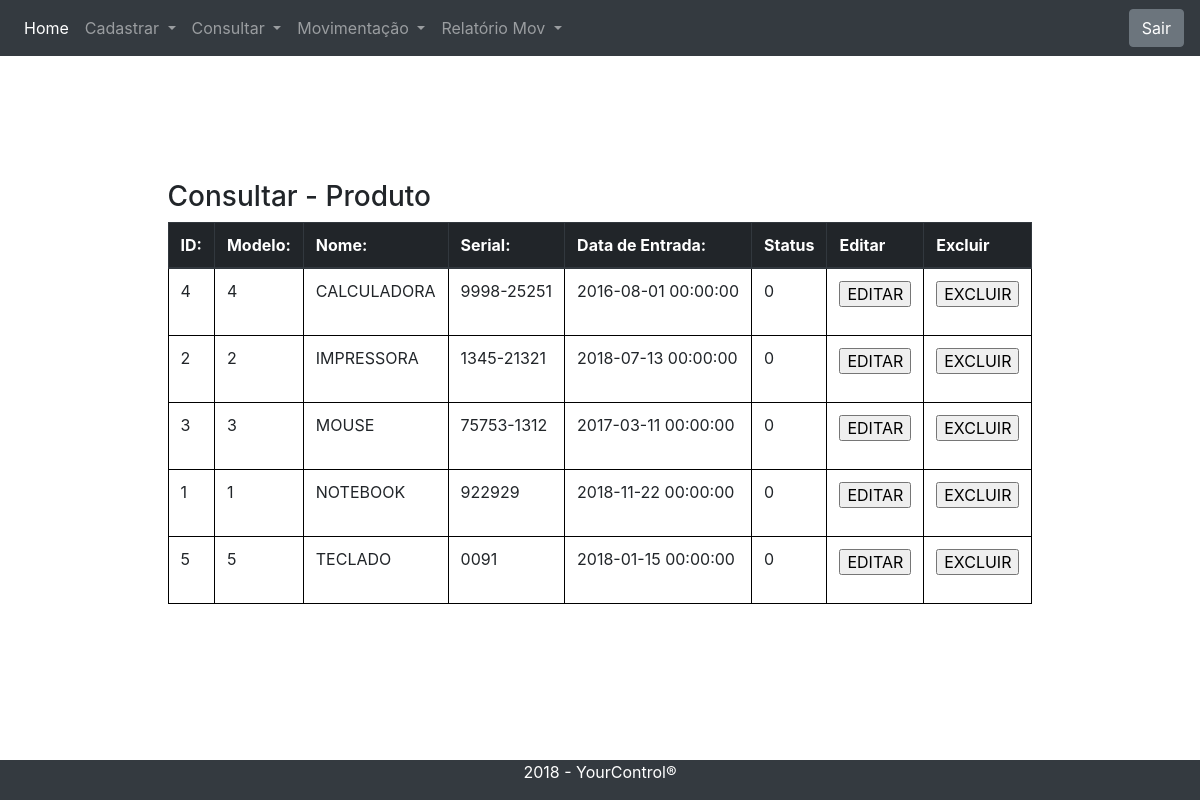
Page /produto-consulta.php on the earlier database version.
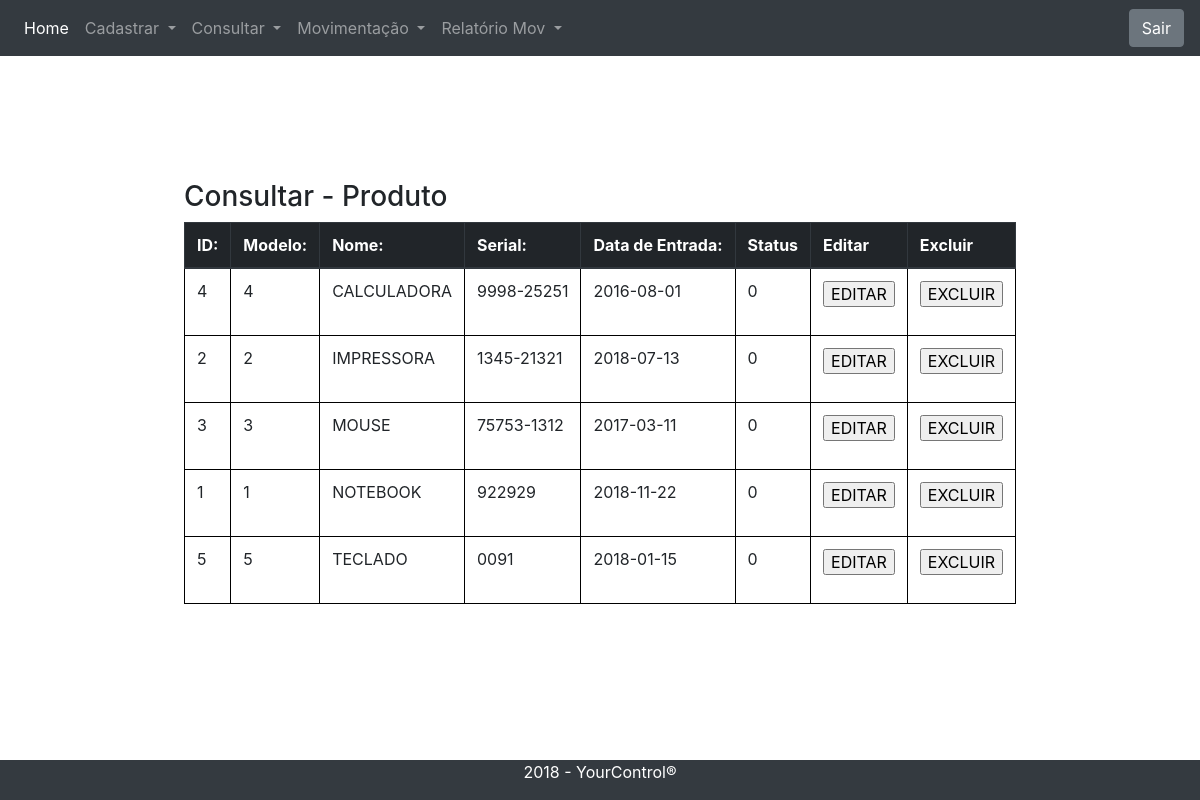
Same page on the later database version.
### tables this page shows
CREATE TABLE Produtos 
( 
    idModelo INT NOT NULL ,
    idProduto INT NOT NULL AUTO_INCREMENT , 
    nomeProduto VARCHAR(30) NOT NULL ,
    serialProduto VARCHAR(50) NOT NULL ,
    dataEntradaProduto DATE NOT NULL,
    statusProduto BOOLEAN NOT NULL ,
    PRIMARY KEY (idProduto) , 
    CONSTRAINT fk_ModeloProduto FOREIGN KEY (idModelo) REFERENCES Modelos (idModelo) 
);

### produto-c.php (called while the page is built, shortened)
<?php
    function abrirBancoProduto(){
        $conexao = new mysqli("localhost","root","","banco");
        return $conexao;
    }
    function selectTodosProdutos(){
        $banco = abrirBancoProduto();
        $sql = "SELECT * FROM Produtos ORDER BY nomeProduto";
        $resultado = $banco->query($sql);
        if($resultado->num_rows === 0){
            ?>
                <script type="text/javascript">
                alert("Nenhum produto foi cadastrado.");
                window.location.href = "index.php";
                </script>
            <?php
        }else{
            while ($row = mysqli_fetch_array($resultado)){
                $grupo [] = $row;
            }
            return $grupo;
        }
    }
            ?>

### produto-consulta.php (the view, shortened to what this page needs)
<?php
    include("produto-c.php");
    $grupo = selectTodosProdutos();
?>
<html lang="pt-BR">
<head>
    <?php
        include("tmpl/head.php");
    ?>
</head>
    <?php
        include("tmpl/header.php");
        include("tmpl/footer.php");
    ?>
    <div class="container h-100">
        <div class="row h-100 justify-content-center align-items-center">
            <div class="form">
                <h3>Consultar - Produto</h3>
                <table class="table">
                    <thead class="thead-dark">
                        <tr>
                            <th>ID: </th>
                            <th>Modelo: </th>
                            <th>Nome: </th>
                            <th>Serial: </th>
                            <th>Data de Entrada: </th>
                            <th>Status</th>
                            <th>Editar</th>
                            <th>Excluir</th>
                        </tr>
                    </thead>
                    <tbody>
                        <?php foreach ($grupo as $Produtos) { ?>
                            <tr>
                                <td><?=$Produtos["idProduto"]?></td>
                                <td><?=$Produtos["idModelo"]?></td>
                                <td><?=$Produtos["nomeProduto"]?></td>
                                <td><?=$Produtos["serialProduto"]?></td>
                                <td><?=$Produtos["dataEntradaProduto"]?></td>
                                <td><?=$Produtos["statusProduto"]?></td>
                                <td>
                                    <form nome="alterar" action="produto-a.php" method="POST">
                                        <input type="submit" name="Editar" value="Editar" />
                                    </form>
                                </td>
                                <td>
                                    <form name="excluir" action="produto-c.php" method="POST">
                                        <input type="submit" name="acao" value="Excluir" onclick="alert('Cadastro excluído com sucesso.');"/>
                                    </form>
                                </td>
                            </tr>
                        <?php } ?>
                    </tbody>
                </table>
            </div>
        </div>
    </div>
</body>
</html>

### tmpl/head.php (shortened to what this page needs)
<link rel="stylesheet" type="text/css" media="screen" href="css/bootstrap.min.css" />
<link rel="stylesheet" type="text/css" media="screen" href="css/main.css" />

### tmpl/header.php (shortened to what this page needs)
<!DOCTYPE html>
<html lang="pt-BR">
<head>
    <?php
        include("head.php");
    ?>
</head>
<body>
    <nav class="navbar navbar-expand-lg navbar-dark bg-dark fixed-top">
        <div class="collapse navbar-collapse" id="navbarSupportedContent">
            <ul class="navbar-nav mr-auto">
                <li class="nav-item active">
                    <a class="nav-link" href="index.php">Home<span class="sr-only">(current)</span></a>
                </li>
                <li class="nav-item dropdown">
                    <a class="nav-link dropdown-toggle" href="#" id="navbarDropdown" role="button" data-toggle="dropdown" aria-haspopup="true" aria-expanded="false">
                        Cadastrar
                    </a>
                </li>
                <li class="nav-item dropdown">
                    <a class="nav-link dropdown-toggle" href="#" id="navbarDropdown" role="button" data-toggle="dropdown" aria-haspopup="true" aria-expanded="false">
                        Consultar
                    </a>
                </li>
                <li class="nav-item dropdown">
                    <a class="nav-link dropdown-toggle" href="#" id="navbarDropdown" role="button" data-toggle="dropdown" aria-haspopup="true" aria-expanded="false">
                        Movimentação
                    </a>
                </li>
                <li class="nav-item dropdown">
                    <a class="nav-link dropdown-toggle" href="relatorioMov-consulta.php" id="relatorioMov" role="button" aria-expanded="false">
                        Relatório Mov
                    </a>
                </li>
            </ul>
            <a class="btn btn-secondary" href="logout.php">
                Sair
            </a>
        </div>
    </nav>
</body>
</html>

### tmpl/footer.php
<!DOCTYPE html>
<html lang="pt-BR">
<head>
    <?php
        include("head.php");
    ?>
</head>
<body>
    <footer class="footer">
        <p>2018 - YourControl®</p>
    </footer>
</body>
</html>

### css/main.css (style rules this page uses)
.footer { position: fixed; left: 0; bottom: 0; width: 100%; background-color:#343a40; color: white; text-align: center; }
table, th, td { border: 1px solid black; }
input { text-transform: uppercase; }

Differences in the rows shown:
changed produtos "CALCULADORA": dataEntradaProduto "2016-08-01 00:00:00" → "2016-08-01"
changed produtos "IMPRESSORA": dataEntradaProduto "2018-07-13 00:00:00" → "2018-07-13"
changed produtos "MOUSE": dataEntradaProduto "2017-03-11 00:00:00" → "2017-03-11"
changed produtos "NOTEBOOK": dataEntradaProduto "2018-11-22 00:00:00" → "2018-11-22"
changed produtos "TECLADO": dataEntradaProduto "2018-01-15 00:00:00" → "2018-01-15"
